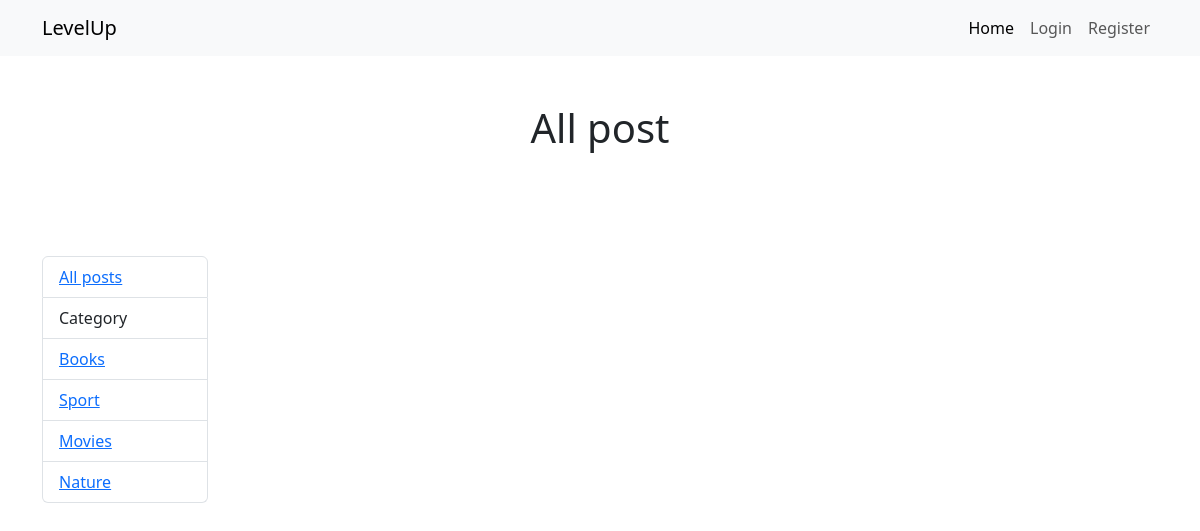
Page /user_post.php?id=2 (signed in) on the earlier database version.
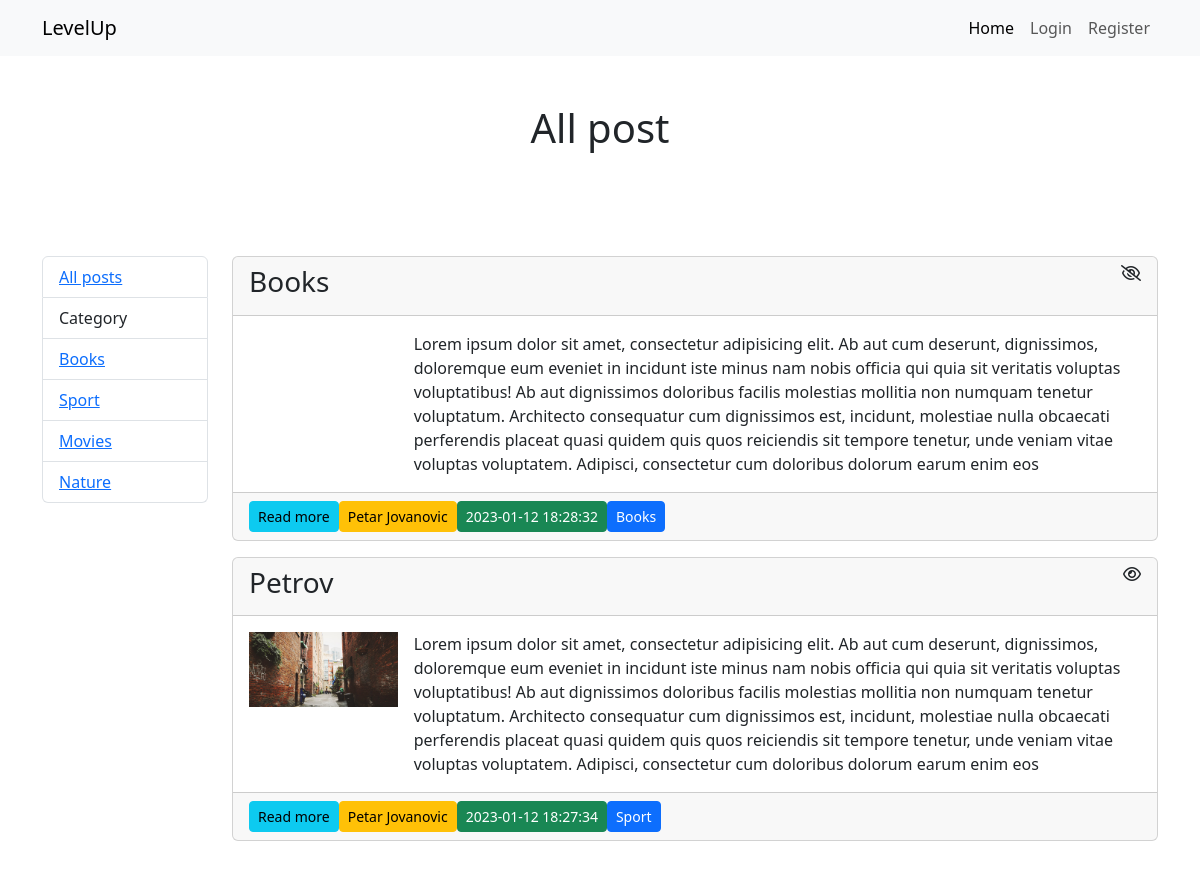
Same page on the later database version.
### tables this page shows
CREATE TABLE `category` (
  `id` int(11) NOT NULL,
  `category` varchar(50) NOT NULL
);

CREATE TABLE `posts` (
  `id` int(11) NOT NULL,
  `title` varchar(255) NOT NULL,
  `text` text NOT NULL,
  `image` varchar(50) NOT NULL,
  `category_id` int(11) NOT NULL,
  `user_id` int(11) NOT NULL,
  `created_at` timestamp NOT NULL DEFAULT current_timestamp(),
  `update_at` timestamp NULL DEFAULT NULL,
  `public` int(11) NOT NULL DEFAULT 1
);

CREATE TABLE `users` (
  `id` int(11) NOT NULL,
  `first_name` varchar(50) NOT NULL,
  `last_name` varchar(50) NOT NULL,
  `email` varchar(60) NOT NULL,
  `password` varchar(60) NOT NULL,
  `gender` varchar(10) NOT NULL,
  `role` varchar(10) NOT NULL,
  `created_at` timestamp NOT NULL DEFAULT current_timestamp(),
  `update_at` timestamp NULL DEFAULT NULL
);

### user_post.php (called while the page is built, shortened)
<?php
require "core/init.php";
if (isset($_GET["id"])) {
    $all_post = $Post->getAllUserPost($_GET["id"]);
}
$all_category = $Post->getCategory();
require "views/user_post.view.php"
?>

### core/Post.php (called while the page is built, shortened)
<?php
class Post extends Connection
{
    public function getCategory()
    {
        $sql = "SELECT * FROM category";
        $query = $this->db->prepare($sql);
        $query->execute();
        return $query->fetchAll(PDO::FETCH_OBJ);
    }
    public function getAllUserPost($user_id)
    {
        $sql = "SELECT p.*, u.first_name, u.last_name, c.category, COUNT(v.id) AS number_voting
                FROM posts p
                JOIN users u ON u.id = p.user_id
                JOIN category c ON c.id = p.category_id
                LEFT JOIN voting v ON v.post_id = p.id
                WHERE p.user_id = :user_id
                GROUP BY v.post_id, p.id
                ORDER BY p.created_at DESC
                ";
        $query = $this->db->prepare($sql);
        $query->execute(["user_id" => $user_id]);
        return $query->fetchAll(PDO::FETCH_OBJ);
    }
}
$Post = new Post(config);

### core/Connection.php (called while the page is built, shortened)
<?php
class Connection
{
    public function __construct($config)
    {
        try {
            $this->db = new PDO("mysql:host=" . $config["host"] . ";dbname=" . $config["database"], $config["user"], $config["password"]);
        } catch (PDOException $err) {
            die($err->getMessage());
        }
    }
}

### views/user_post.view.php (the view)
<?php require "includes/top.php" ?>
<?php require "includes/navbar.php" ?>
<div class="container">
    <h1 class="text-center py-5">All post</h1>
    <div class="row py-5">
        <div class="col-md-2">
            <?php require "includes/sidebar.php" ?>
        </div>
        <div class="col-md-10">
            <?php foreach ($all_post as $post): ?>
                <div id="<?php echo $post->id ?>" class="card mb-3">
                    <div class="card-header d-flex justify-content-between">
                        <h3><?php echo $post->title ?></h3>
                        <?php echo $post->public ? '<i class="fa-regular fa-eye"></i>' : '<i class="fa-regular fa-eye-slash"></i>' ?>
                    </div>
                    <div class="card-body">
                        <div class="d-flex">
                            <div class="col-2 me-3">
                                <img class="img-fluid" src="<?php echo UPLOAD_DIR . $post->image ?>"
                                     alt="">
                            </div>
                            <div class="col"><?php echo $post->text ?></div>
                        </div>
                    </div>
                    <div class="card-footer d-flex align-items-center">
                        <a href="single_post.php?id=<?php echo $post->id ?>" class="btn btn-sm btn-info">Read more</a>
                        <a href="user_post.php?id=<?php echo $post->user_id ?>"
                           class="btn btn-sm btn-warning m-0"><?php echo $post->first_name . " " . $post->last_name ?></a>
                        <p class="btn btn-sm btn-success m-0"><?php echo $post->created_at ?></p>
                        <p class="btn btn-sm btn-primary m-0"><?php echo $post->category ?></p>
                    </div>
                </div>
            <?php endforeach; ?>
        </div>
    </div>
</div>
<?php require "includes/bottom.php" ?>

### views/includes/sidebar.php
<ul class="list-group">
    <li class="list-group-item"><a href="index.php">All posts</a></li>
    <li class="list-group-item">Category</li>
    <?php foreach ($all_category as $cat) : ?>
        <li class="list-group-item"><a href="user/add_post.php"><?php echo $cat->category ?></a></li>
    <?php endforeach; ?>
</ul>

Differences in the rows shown:
added posts: title "Books", public 0 (drawn), text "Lorem ipsum dolor sit amet, consectetur adipisicing elit. Ab aut cum deserunt, dignissimos, doloremque eum eveniet in incidunt iste minus nam nobis officia qui quia sit veritatis voluptas voluptatibus! Ab aut dignissimos doloribus facilis molestias mollitia non numquam tenetur voluptatum. Architecto consequatur cum dignissimos est, incidunt, molestiae nulla obcaecati perferendis placeat quasi quidem quis quos reiciendis sit tempore tenetur, unde veniam vitae voluptas voluptatem. Adipisci, consectetur cum doloribus dolorum earum enim eos", user.first_name "Petar", user.last_name "Jovanovic", created_at "2023-01-12 18:28:32", category.category "Books"
added posts: title "Petrov", public 1 (drawn), image (picture), text "Lorem ipsum dolor sit amet, consectetur adipisicing elit. Ab aut cum deserunt, dignissimos, doloremque eum eveniet in incidunt iste minus nam nobis officia qui quia sit veritatis voluptas voluptatibus! Ab aut dignissimos doloribus facilis molestias mollitia non numquam tenetur voluptatum. Architecto consequatur cum dignissimos est, incidunt, molestiae nulla obcaecati perferendis placeat quasi quidem quis quos reiciendis sit tempore tenetur, unde veniam vitae voluptas voluptatem. Adipisci, consectetur cum doloribus dolorum earum enim eos", user.first_name "Petar", user.last_name "Jovanovic", created_at "2023-01-12 18:27:34", category.category "Sport"
